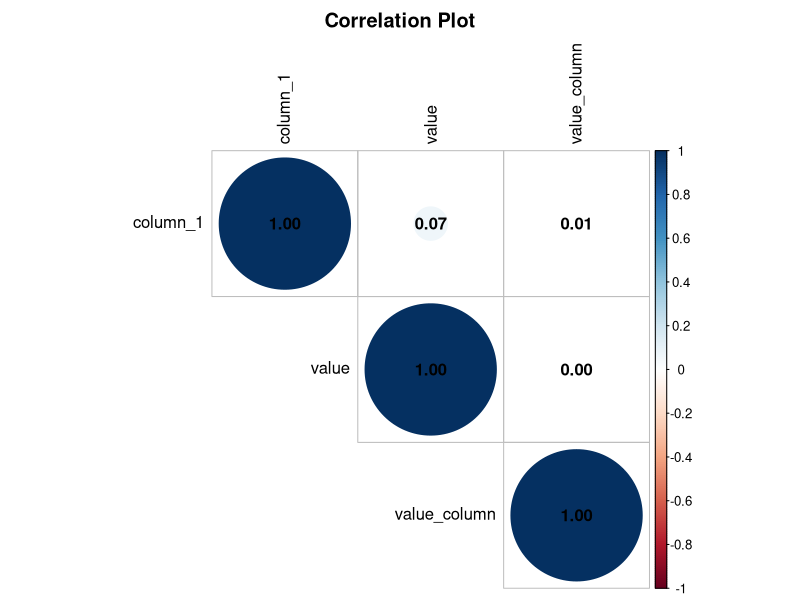
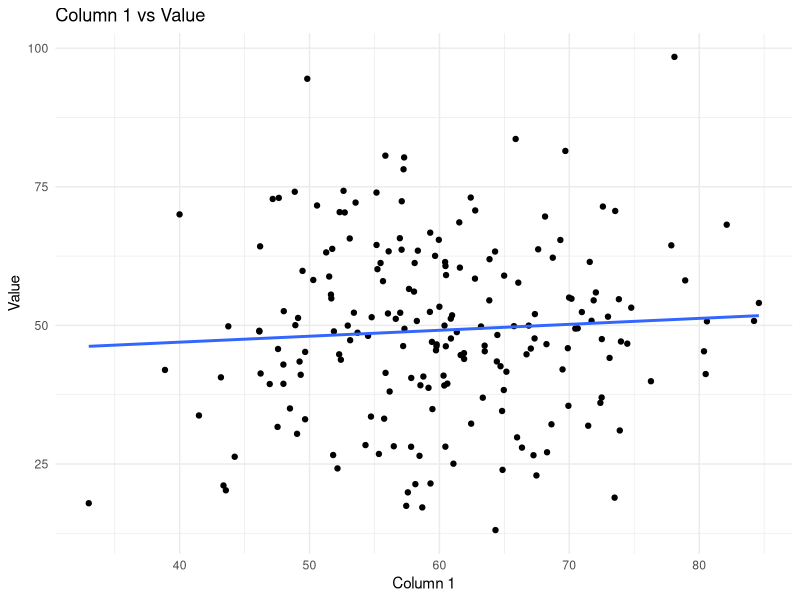

The R script that drew these images, in order:
# Install packages if needed:
install.packages("corrplot")
install.packages("ggplot2")

library(corrplot)
library(ggplot2)

set.seed(42)

n <- 200

data <- data.frame(
  date = seq(as.Date("2024-01-01"), by = "day", length.out = n),
  category = sample(c("A", "B", "C", "D"), size = n, replace = TRUE),
  category_column = sample(c("A", "B", "C", "D"), size = n, replace = TRUE),
  column_1 = rnorm(n, mean = 60, sd = 10),
  value = rnorm(n, mean = 50, sd = 15),
  value_column = rnorm(n, mean = 100, sd = 20)
)

# Add 150 to the first five values
data$value_column[1:5] <- data$value_column[1:5] + 150

cat("\nFirst Five Rows:\n")
print(head(data))

# Select numerical columns
numeric_data <- data[c("column_1", "value", "value_column")]

# Calculate correlation matrix
correlation <- cor(numeric_data)

cat("\nCorrelation Matrix:\n")
print(correlation)

# Correlation plot
corrplot(
  correlation,
  method = "circle",
  type = "upper",
  addCoef.col = "black",
  tl.col = "black",
  title = "Correlation Plot",
  mar = c(0, 0, 2, 0)
)

# Scatter plot with regression line
p <- ggplot(
  data,
  aes(x = column_1, y = value)
) +
  geom_point() +
  geom_smooth(
    method = "lm",
    se = FALSE
  ) +
  labs(
    title = "Column 1 vs Value",
    x = "Column 1",
    y = "Value"
  ) +
  theme_minimal()

print(p)
